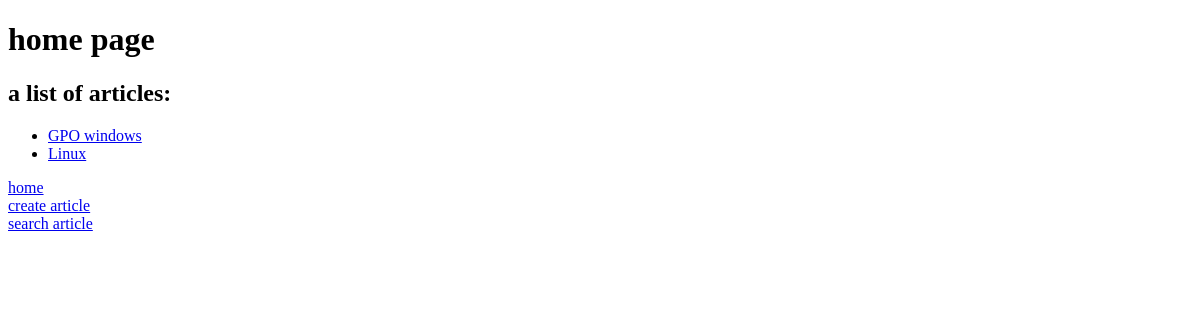
The app's page /article/, older data.
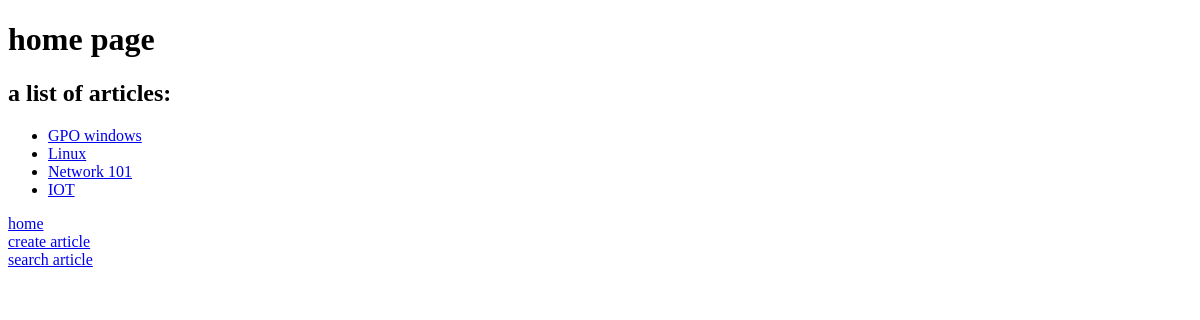
The same page, newer data.
### Article/models.py (models this page shows)
class Article(models.Model):
    title = models.CharField(max_length=12)
    desc = models.TextField()

### Article/views.py (the view)
# urls.py: path('', home),
def home(request):
    obj = Article.objects.all()
    context = {
        'articles': obj
    }
    return HttpResponse(render(request,'home.html',context))

### Templates/home.html
{% extends 'base.html'%}
{% block content %}
<h1> home page </h1>
<h2> a list of articles: </h2>
<ul>
{% for article in articles %}
  <li><a href="/article/{{article.id}}"> {{ article.title }}</a></li>
{% endfor %}
</ul>
{% endblock content %}

### Templates/base.html (shortened to what this page needs)
<!DOCTYPE html>
<html lang="en">
<head>
</head>
<body>
{% block content %}
{% endblock content %}
<a href='/article/'> home </a>
<br>
<a href='/article/create'> create article </a>
<br>
<a href='/article/search'> search article </a>
</body>
</html>

Row changes from the older to the newer data that the page shows:
added Article: title "Network 101"
added Article: title "IOT"
